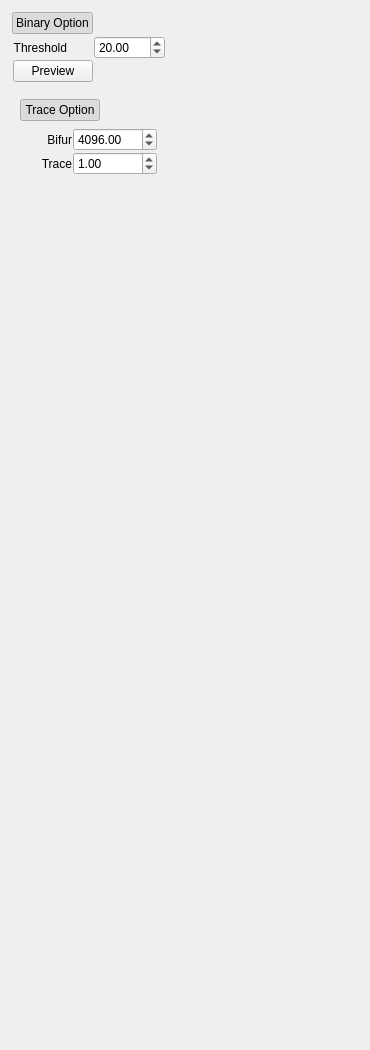
          <widget class="QWidget" name="tab_2">
           <attribute name="title">
            <string>Dendrite</string>
           </attribute>
           <layout class="QGridLayout" name="gridLayout_21">
            <item row="1" column="1">
             <spacer name="horizontalSpacer_5">
              <property name="orientation">
               <enum>Qt::Horizontal</enum>
              </property>
              <property name="sizeHint" stdset="0">
               <size>
                <width>186</width>
                <height>20</height>
               </size>
              </property>
             </spacer>
            </item>
            <item row="3" column="0">
             <spacer name="verticalSpacer">
              <property name="orientation">
               <enum>Qt::Vertical</enum>
              </property>
              <property name="sizeHint" stdset="0">
               <size>
                <width>20</width>
                <height>593</height>
               </size>
              </property>
             </spacer>
            </item>
            <item row="1" column="0">
             <widget class="QWidget" name="widget_15" native="true">
              <layout class="QGridLayout" name="gridLayout_19">
               <item row="1" column="0" colspan="2">
                <widget class="QWidget" name="widget_16" native="true">
                 <layout class="QGridLayout" name="gridLayout_20">
                  <property name="leftMargin">
                   <number>1</number>
                  </property>
                  <property name="topMargin">
                   <number>1</number>
                  </property>
                  <property name="rightMargin">
                   <number>1</number>
                  </property>
                  <property name="bottomMargin">
                   <number>1</number>
                  </property>
                  <property name="spacing">
                   <number>1</number>
                  </property>
                  <item row="1" column="0">
                   <widget class="QLabel" name="diffuseValueLabel_4">
                    <property name="font">
                     <font>
                      <pointsize>9</pointsize>
                     </font>
                    </property>
                    <property name="text">
                     <string>Bifur</string>
                    </property>
                    <property name="alignment">
                     <set>Qt::AlignRight|Qt::AlignTrailing|Qt::AlignVCenter</set>
                    </property>
                   </widget>
                  </item>
                  <item row="1" column="1">
                   <widget class="QDoubleSpinBox" name="diffuseValueSpinBox">
                    <property name="sizePolicy">
                     <sizepolicy hsizetype="Preferred" vsizetype="Preferred">
                      <horstretch>0</horstretch>
                      <verstretch>0</verstretch>
                     </sizepolicy>
                    </property>
                    <property name="maximum">
                     <double>99999.000000000000000</double>
                    </property>
                    <property name="value">
                     <double>4096.000000000000000</double>
                    </property>
                   </widget>
                  </item>
                  <item row="3" column="1">
                   <widget class="QDoubleSpinBox" name="traceValueSpinBox">
                    <property name="sizePolicy">
                     <sizepolicy hsizetype="Preferred" vsizetype="Preferred">
                      <horstretch>0</horstretch>
                      <verstretch>0</verstretch>
                     </sizepolicy>
                    </property>
                    <property name="font">
                     <font>
                      <family>Arial</family>
                      <pointsize>9</pointsize>
                     </font>
                    </property>
                    <property name="maximum">
                     <double>9999999.000000000000000</double>
                    </property>
                    <property name="value">
                     <double>1.000000000000000</double>
                    </property>
                   </widget>
                  </item>
                  <item row="3" column="0">
                   <widget class="QLabel" name="label_9">
                    <property name="text">
                     <string>Trace</string>
                    </property>
                    <property name="alignment">
                     <set>Qt::AlignRight|Qt::AlignTrailing|Qt::AlignVCenter</set>
                    </property>
                   </widget>
                  </item>
                 </layout>
                </widget>
               </item>
               <item row="0" column="0">
                <widget class="QPushButton" name="pushButton_8">
                 <property name="text">
                  <string>Trace Option</string>
                 </property>
                 <property name="icon">
                  <iconset resource="../sparsetracer.qrc">
                   <normaloff>:/new/tracer/Resource/plus.png</normaloff>
                   <normalon>:/new/tracer/Resource/minus.png</normalon>:/new/tracer/Resource/plus.png</iconset>
                 </property>
                 <property name="checkable">
                  <bool>true</bool>
                 </property>
                 <property name="checked">
                  <bool>true</bool>
                 </property>
                 <property name="flat">
                  <bool>true</bool>
                 </property>
                </widget>
               </item>
              </layout>
             </widget>
            </item>
            <item row="0" column="0">
             <widget class="QWidget" name="widget_9" native="true">
              <layout class="QGridLayout" name="gridLayout_17">
               <property name="leftMargin">
                <number>1</number>
               </property>
               <property name="topMargin">
                <number>1</number>
               </property>
               <property name="rightMargin">
                <number>1</number>
               </property>
               <property name="bottomMargin">
                <number>1</number>
               </property>
               <property name="spacing">
                <number>1</number>
               </property>
               <item row="0" column="0" alignment="Qt::AlignLeft">
                <widget class="QPushButton" name="pushButton_7">
                 <property name="text">
                  <string>Binary Option</string>
                 </property>
                 <property name="icon">
                  <iconset resource="../sparsetracer.qrc">
                   <normaloff>:/new/tracer/Resource/plus.png</normaloff>
                   <normalon>:/new/tracer/Resource/minus.png</normalon>:/new/tracer/Resource/plus.png</iconset>
                 </property>
                 <property name="checkable">
                  <bool>true</bool>
                 </property>
                 <property name="checked">
                  <bool>true</bool>
                 </property>
                 <property name="flat">
                  <bool>true</bool>
                 </property>
                </widget>
               </item>
               <item row="1" column="0">
                <widget class="QWidget" name="widget_14" native="true">
                 <layout class="QGridLayout" name="gridLayout_18">
                  <property name="leftMargin">
                   <number>1</number>
                  </property>
                  <property name="topMargin">
                   <number>1</number>
                  </property>
                  <property name="rightMargin">
                   <number>1</number>
                  </property>
                  <property name="bottomMargin">
                   <number>1</number>
                  </property>
                  <property name="spacing">
                   <number>1</number>
                  </property>
                  <item row="0" column="1">
                   <widget class="QDoubleSpinBox" name="thresholdSpinBox">
                    <property name="sizePolicy">
                     <sizepolicy hsizetype="Preferred" vsizetype="Preferred">
                      <horstretch>0</horstretch>
                      <verstretch>0</verstretch>
                     </sizepolicy>
                    </property>
                    <property name="maximum">
                     <double>9999.000000000000000</double>
                    </property>
                    <property name="value">
                     <double>20.000000000000000</double>
                    </property>
                   </widget>
                  </item>
                  <item row="0" column="0" alignment="Qt::AlignLeft">
                   <widget class="QLabel" name="ThresholdLabel_4">
                    <property name="sizePolicy">
                     <sizepolicy hsizetype="Preferred" vsizetype="Preferred">
                      <horstretch>0</horstretch>
                      <verstretch>0</verstretch>
                     </sizepolicy>
                    </property>
                    <property name="text">
                     <string>Threshold</string>
                    </property>
                    <property name="alignment">
                     <set>Qt::AlignRight|Qt::AlignTrailing|Qt::AlignVCenter</set>
                    </property>
                   </widget>
                  </item>
                  <item row="1" column="0">
                   <widget class="QPushButton" name="previewBinaryButton">
                    <property name="text">
                     <string>Preview</string>
                    </property>
                    <property name="checkable">
                     <bool>true</bool>
                    </property>
                   </widget>
                  </item>
                 </layout>
                </widget>
               </item>
              </layout>
             </widget>
            </item>
            <item row="2" column="0" colspan="2">
             <widget class="QLabel" name="histogramLabel">
              <property name="sizePolicy">
               <sizepolicy hsizetype="Fixed" vsizetype="Fixed">
                <horstretch>0</horstretch>
                <verstretch>0</verstretch>
               </sizepolicy>
              </property>
              <property name="minimumSize">
               <size>
                <width>140</width>
                <height>255</height>
               </size>
              </property>
              <property name="maximumSize">
               <size>
                <width>140</width>
                <height>255</height>
               </size>
              </property>
              <property name="text">
               <string/>
              </property>
             </widget>
            </item>
           </layout>
          </widget>
